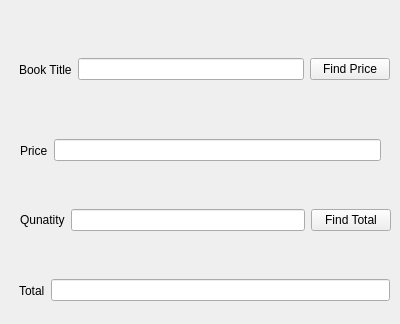
<?xml version="1.0" encoding="UTF-8"?>
<ui version="4.0">
 <class>Form</class>
 <widget class="QWidget" name="Form">
  <property name="geometry">
   <rect>
    <x>0</x>
    <y>0</y>
    <width>400</width>
    <height>324</height>
   </rect>
  </property>
  <property name="windowTitle">
   <string>Form</string>
  </property>
  <widget class="QWidget" name="horizontalLayoutWidget">
   <property name="geometry">
    <rect>
     <x>19</x>
     <y>19</y>
     <width>371</width>
     <height>101</height>
    </rect>
   </property>
   <layout class="QHBoxLayout" name="horizontalLayout">
    <item>
     <widget class="QLabel" name="label">
      <property name="text">
       <string>Book Title</string>
      </property>
     </widget>
    </item>
    <item>
     <widget class="QLineEdit" name="book_title_le"/>
    </item>
    <item>
     <widget class="QPushButton" name="find_price_pb">
      <property name="text">
       <string>Find Price</string>
      </property>
     </widget>
    </item>
   </layout>
  </widget>
  <widget class="QWidget" name="horizontalLayoutWidget_2">
   <property name="geometry">
    <rect>
     <x>20</x>
     <y>180</y>
     <width>371</width>
     <height>80</height>
    </rect>
   </property>
   <layout class="QHBoxLayout" name="horizontalLayout_2">
    <item>
     <widget class="QLabel" name="label_2">
      <property name="text">
       <string>Qunatity</string>
      </property>
     </widget>
    </item>
    <item>
     <widget class="QLineEdit" name="quantity_le"/>
    </item>
    <item>
     <widget class="QPushButton" name="find_total_pb">
      <property name="text">
       <string>Find Total</string>
      </property>
     </widget>
    </item>
   </layout>
  </widget>
  <widget class="QWidget" name="horizontalLayoutWidget_3">
   <property name="geometry">
    <rect>
     <x>20</x>
     <y>130</y>
     <width>361</width>
     <height>41</height>
    </rect>
   </property>
   <layout class="QHBoxLayout" name="horizontalLayout_3">
    <item>
     <widget class="QLabel" name="label_3">
      <property name="text">
       <string>Price</string>
      </property>
     </widget>
    </item>
    <item>
     <widget class="QLineEdit" name="price_le"/>
    </item>
   </layout>
  </widget>
  <widget class="QWidget" name="horizontalLayoutWidget_4">
   <property name="geometry">
    <rect>
     <x>19</x>
     <y>270</y>
     <width>371</width>
     <height>41</height>
    </rect>
   </property>
   <layout class="QHBoxLayout" name="horizontalLayout_4">
    <item>
     <widget class="QLabel" name="label_4">
      <property name="text">
       <string>Total</string>
      </property>
     </widget>
    </item>
    <item>
     <widget class="QLineEdit" name="total_le"/>
    </item>
   </layout>
  </widget>
 </widget>
 <resources/>
 <connections/>
</ui>
